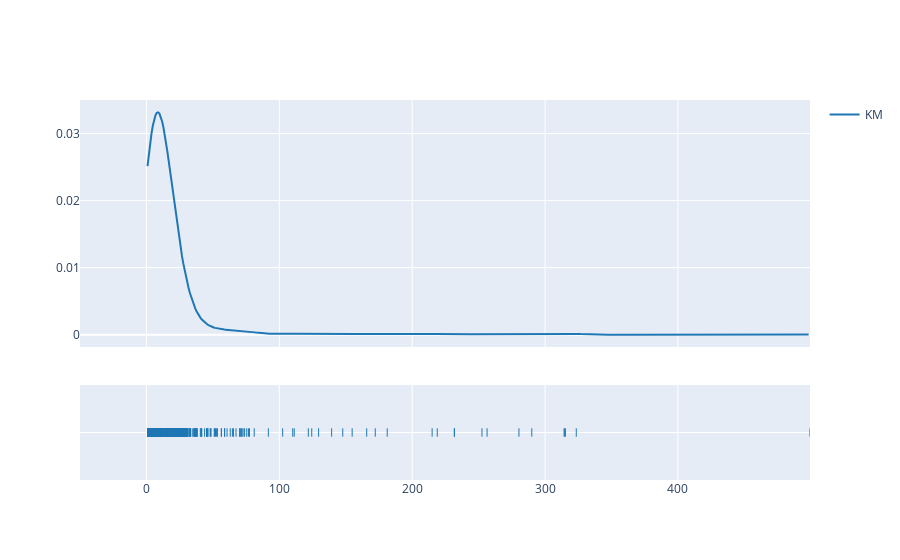

Notebook source saved alongside this figure:
### Code cell
# show distplot for km
fig = ff.create_distplot([df.km], ['KM'], show_hist= False)
fig.update_layout(xaxis= {'range': (-50, df.km.max())})
fig.show()

### Figure 1 — Plotly figure (JSON) as saved in the notebook; plotly's stock layout.template omitted (floating-point values rounded to 4 significant figures; data arrays with more than 128 entries replaced by an {"elided": "..."} marker saying what was removed)
{"data": [{"legendgroup": "KM", "marker": {"color": "rgb(31, 119, 180)"}, "mode": "lines", "name": "KM", "showlegend": true, "type": "scatter", "x": {"elided": "500 float values"}, "xaxis": "x", "y": {"elided": "500 float values"}, "yaxis": "y"}, {"legendgroup": "KM", "marker": {"color": "rgb(31, 119, 180)", "symbol": "line-ns-open"}, "mode": "markers", "name": "KM", "showlegend": false, "type": "scatter", "x": {"elided": "1155 float values"}, "xaxis": "x", "y": {"elided": "1155 str values"}, "yaxis": "y2"}], "layout": {"barmode": "overlay", "hovermode": "closest", "legend": {"traceorder": "reversed"}, "xaxis": {"anchor": "y2", "domain": [0, 1], "range": [-50, 499.4], "zeroline": false}, "yaxis": {"anchor": "free", "domain": [0.35, 1], "position": 0}, "yaxis2": {"anchor": "x", "domain": [0, 0.25], "dtick": 1, "showticklabels": false}}}
